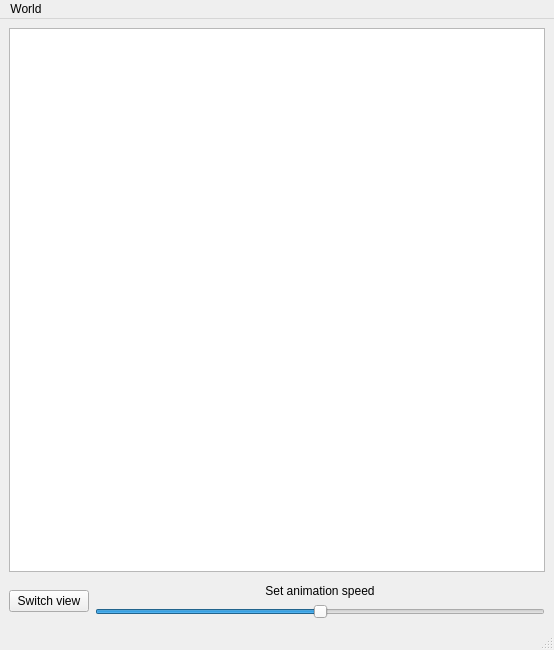
<?xml version="1.0" encoding="UTF-8"?>
<ui version="4.0">
 <class>MainWindow</class>
 <widget class="QMainWindow" name="MainWindow">
  <property name="geometry">
   <rect>
    <x>0</x>
    <y>0</y>
    <width>554</width>
    <height>650</height>
   </rect>
  </property>
  <property name="windowTitle">
   <string>MainWindow</string>
  </property>
  <widget class="QWidget" name="centralwidget">
   <layout class="QVBoxLayout" name="verticalLayout_2">
    <item>
     <widget class="WorldGraphicsView" name="graphicsView"/>
    </item>
    <item>
     <widget class="WorldTerminalView" name="terminalView" native="true"/>
    </item>
    <item>
     <layout class="QHBoxLayout" name="horizontalLayout">
      <item>
       <widget class="QPushButton" name="switchViewBtn">
        <property name="text">
         <string>Switch view</string>
        </property>
       </widget>
      </item>
      <item>
       <layout class="QVBoxLayout" name="verticalLayout">
        <item>
         <widget class="QLabel" name="label">
          <property name="text">
           <string>Set animation speed</string>
          </property>
          <property name="alignment">
           <set>Qt::AlignCenter</set>
          </property>
         </widget>
        </item>
        <item>
         <widget class="QSlider" name="speedSlider">
          <property name="minimum">
           <number>1</number>
          </property>
          <property name="singleStep">
           <number>10</number>
          </property>
          <property name="value">
           <number>50</number>
          </property>
          <property name="orientation">
           <enum>Qt::Horizontal</enum>
          </property>
         </widget>
        </item>
       </layout>
      </item>
     </layout>
    </item>
   </layout>
  </widget>
  <widget class="QMenuBar" name="menubar">
   <property name="geometry">
    <rect>
     <x>0</x>
     <y>0</y>
     <width>554</width>
     <height>19</height>
    </rect>
   </property>
   <widget class="QMenu" name="menuWorld">
    <property name="title">
     <string>World</string>
    </property>
    <addaction name="separator"/>
    <addaction name="actionLoad_world"/>
   </widget>
   <addaction name="menuWorld"/>
  </widget>
  <widget class="QStatusBar" name="statusbar"/>
  <action name="actionLoad_world">
   <property name="text">
    <string>Load world...</string>
   </property>
  </action>
 </widget>
 <customwidgets>
  <customwidget>
   <class>WorldTerminalView</class>
   <extends>QWidget</extends>
   <header>terminalview/worldterminalview.h</header>
   <container>1</container>
  </customwidget>
  <customwidget>
   <class>WorldGraphicsView</class>
   <extends>QGraphicsView</extends>
   <header>graphicsview/worldgraphicsview.h</header>
  </customwidget>
 </customwidgets>
 <resources/>
 <connections/>
</ui>
